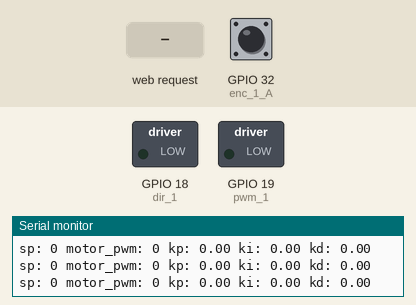
Simulated run of this sketch. Board: ESP32. Parts: switched loads named in the sketch (green lamp = pin HIGH), the last lines printed to the serial monitor. Inputs (shaded band) come from the test bench; at power-on: GPIO 32 (enc_1_A) HIGH. WiFi joins after 1.5 s; servers stay silent unless stated.

Above: at 2.7 s.
2.8 s: HTTP request GET /f received
At 3.7 s:
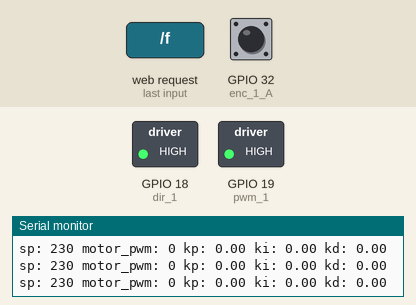
4.3 s: HTTP request GET /s received
At 4.7 s:
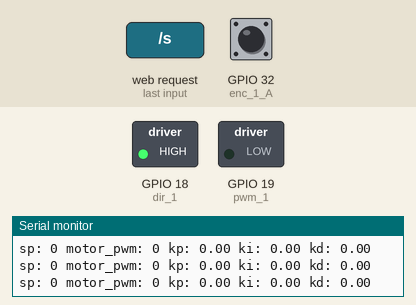
5.8 s: HTTP request GET /t received
At 7.0 s:
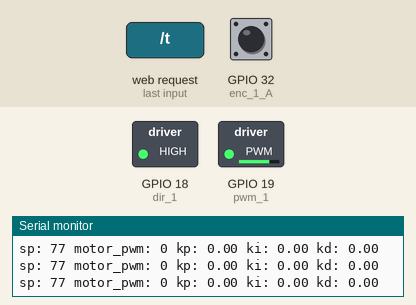
7.3 s: HTTP request GET /h received
At 8.2 s:
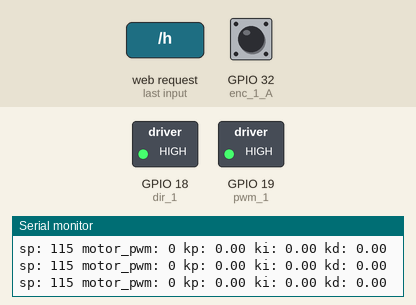
Timing chart, 0 to 9.8 s (numbered marks = the images above; inputs shaded):
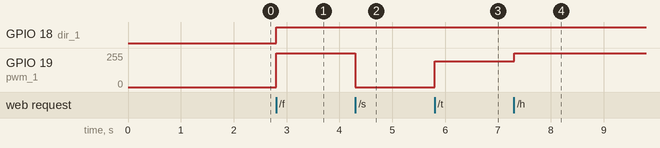

Measured:
- after the input at 2.8 s, GPIO 18 (dir_1): LOW → HIGH at once; GPIO 19 (pwm_1): 0/255 → 255/255 at once
- after the input at 4.3 s, GPIO 19 (pwm_1): 255/255 → 0/255 at once
- after the input at 5.8 s, GPIO 19 (pwm_1): 0/255 → 192/255 at once
- after the input at 7.3 s, GPIO 19 (pwm_1): 192/255 → 255/255 at once

The sketch:

drive_control.ino
```cpp
#include <WiFi.h>
#include <WiFiClient.h>
#include <WiFiServer.h>

const char* ssid = "Micromax HS2";
const char* password = "Micromax";

WiFiClient client;
WiFiServer server(80);
String data = "";

#define pwm_1 19
#define dir_1 18
int sp = 0;
int rpm = 0;
int motor_pwm = 0;
int pwm = 0;
int diff = 0;

#define enc_1_A 32
#define enc_1_B 33

unsigned int count_pulses_1 = 0;
int gear_ratio = 18000/30;
int cpr = 30420;
int ppr = cpr/4;
float prev_pos = 0;
float curr_pos = 0;
int pos = 0;
long prevT = 0;
int interval = 1000;
float dt = 0.01;

float kp = 0.0; // 1.0;
double kd = 0.0; // 0.025;
float ki = 0.0; // 0.0;
int e = 0;
float ed = 0.0;
float ei = 0.0;

void setup() {
  // put your setup code here, to run once:

  pinMode(dir_1, OUTPUT);
  pinMode(pwm_1, OUTPUT);

  pinMode(enc_1_A,INPUT_PULLUP); // sets the Encoder_output_A pin as the input
  pinMode(enc_1_B,INPUT); // sets the Encoder_output_B pin as the input
  attachInterrupt(digitalPinToInterrupt(enc_1_A),DC_Motor_Encoder_1,RISING);

  Serial.begin(115200);
  //Serial.println("Connecting to WIFI");
  WiFi.begin(ssid, password);
  while ((!(WiFi.status() == WL_CONNECTED))){
    delay(500);
    //Serial.print("...");
  }
  //Serial.println("WiFi connected");
  //Serial.println("ESP32 Local IP is : ");
  //Serial.print((WiFi.localIP()));
  server.begin();
}

void loop() {
  long currT = millis();
  // Serial.print(" count_pulse: ");
  // Serial.print(count_pulses_1);
  int curr_pos = count_pulses_1;
  if ((currT - prevT)>1000){
    diff = curr_pos - prev_pos;
    rpm = (float)(diff*60/ppr);
    motor_pwm = (rpm)*255/36;
    if (motor_pwm > 255){
      motor_pwm = 255;
    }
    prevT = currT;
    prev_pos = curr_pos;
  }

//  Serial.print(" rpm: ");
//  Serial.print(rpm);
//  Serial.print(" pwm: ");
//  Serial.print(pwm);
//  Serial.print(" e: ");
    Serial.print("sp: ");
    Serial.print(sp);
    Serial.print(" motor_pwm: ");
    Serial.print(motor_pwm);
    Serial.print(" kp: ");
    Serial.print(kp);
    Serial.print(" ki: ");
    Serial.print(ki);
    Serial.print(" kd: ");
    Serial.println(kd);

  client = server.available();
    if (!client){
      return;
      }
    data = checkClient();
    String dataVal = data.substring(1, data.length());
    String rt = data.substring(0, 1);
    // Serial.println(data);

    if (rt == "f"){
      // Serial.println("Full");
      sp = 230;
    }

    else if (rt == "h"){
      // Serial.println("Half");
      sp = 115;
    }

    else if ((rt == "t")){
      // Serial.println("One Third");
      sp = 77;
    }

    else if ((rt == "s")){
      // Serial.println("Stop");
      brake();
    }

    else if ((rt == "p")){
    kp = kp + 0.1;
    // Serial.print("Increasing Kp by 0.5 , kp: ");
    // Serial.println(kp);
    }

    else if ((rt == "m")){
    kp = kp - 0.1;
    // Serial.print("Decreasing Kp by 0.5 , kp: ");
    // Serial.println(kp);
    }
    else if ((rt == "i")){
    ki = ki + 0.01;
    // Serial.print("Increasing Kp by 0.5 , kp: ");
    // Serial.println(kp);
    }

    else if ((rt == "n")){
    ki = ki - 0.01;
    // Serial.print("Decreasing Kp by 0.5 , kp: ");
    // Serial.println(kp);
    }
    else if ((rt == "x")){
    kd = kd + 0.005;
    // Serial.print("Increasing Kp by 0.5 , kp: ");
    // Serial.println(kp);
    }

    else if ((rt == "d")){
    kd = kd - 0.005;
    // Serial.print("Decreasing Kp by 0.5 , kp: ");
    // Serial.println(kp);
    }

    // Serial.print("SP: ");
    // Serial.println(sp);
    pid_control(sp, motor_pwm, kp, ki, kd);
    if (motor_pwm < 0){
      brake();
    }
    run_motor(motor_pwm);
    // Serial.println(motor_pwm);

    String response = "HTTP/1.1 200 OK\r\nContent-Type: text/html\r\n\r\n";
    response += String(motor_pwm);
    client.print(response);
//    //Serial.println(response);
}

String checkClient (void){
  while(!client.available())
  delay(1);
  // Serial.println(".");}
  // Serial.println("Client Found");
  String request = client.readStringUntil('\r');
  request.remove(0, 5);
  request.remove(request.length()-9,9);
  return request;
}

int pid_control(int sp, int pwm, float kp, float ki, float kd){
  e = sp - motor_pwm;
  ed = e/dt;
  ei = e*dt;
  if (kp <= 0) {
   kd = 0;
   ki = 0;
  }
  kp = 0.5;
  ki = 0.02;
  kd = 0.02;
  motor_pwm = (kp * e) + (kd * ed) + (ki * ei);
  // motor_pwm = (kp * e);
  // Serial.println(motor_pwm);
  return motor_pwm;
}

void run_motor(int motor_pwm){
      analogWrite(pwm_1, motor_pwm);
      digitalWrite(dir_1, HIGH);
}

void brake(){
      analogWrite(pwm_1, 0);
      kp = 0;
      ki = 0;
      kd = 0;
      sp = 0;
}

void DC_Motor_Encoder_1(){
  int b = digitalRead(enc_1_B);
  if(b > 0){
    count_pulses_1 = count_pulses_1 + 1;
  }
  else{
    count_pulses_1 = count_pulses_1 - 1;
  }
}
```
